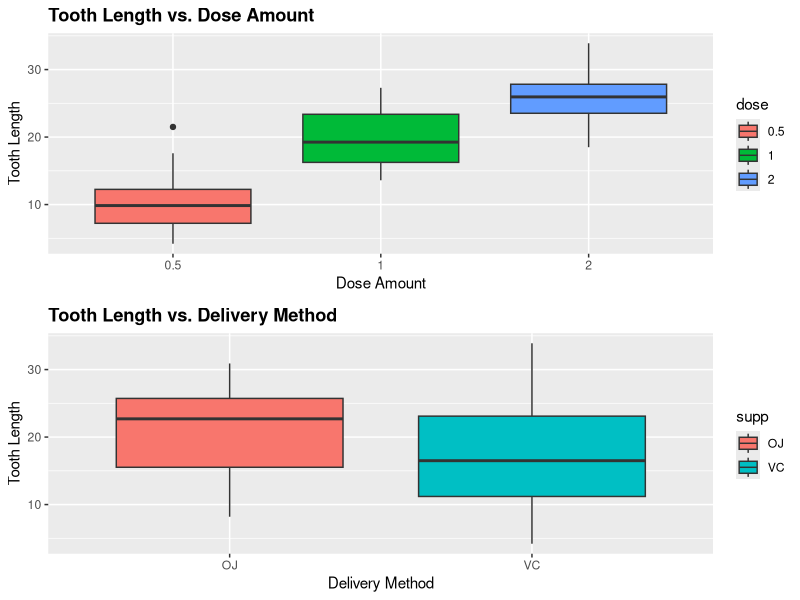

Write R code to recreate this figure.
## ---- chunk 1
knitr::opts_chunk$set(echo = FALSE)
## ---- chunk 2
#upload & check data structure 
data(ToothGrowth)
str(ToothGrowth)
## ---- chunk 3
#load packages
library(dplyr); library(ggplot2); library(grid); library(gridExtra); library(plyr)
## ---- chunk 4
#summary statistics
ddply(ToothGrowth, ~ dose, summarise, mean = mean(len), sd = sd(len))
## ---- chunk 5
ddply(ToothGrowth, ~ supp, summarise, mean = mean(len), sd = sd(len))
## ---- chunk 6
#convert dose from numeric to factor
ToothGrowth$dose<-as.factor(ToothGrowth$dose)
#boxplot by dose amount
p1 <- ggplot(aes(x = dose, y = len), data = ToothGrowth) + 
        geom_boxplot(aes(fill = dose)) + 
        labs(x = "Dose Amount", y = "Tooth Length") + 
        ggtitle("Tooth Length vs. Dose Amount") +
        theme(plot.title = element_text(face="bold"))
#boxplot by delivery method
p2 <- ggplot(aes(x = supp, y = len), data = ToothGrowth) + 
        geom_boxplot(aes(fill = supp)) + 
        labs(x = "Delivery Method", y = "Tooth Length") + 
        ggtitle("Tooth Length vs. Delivery Method") +
        theme(plot.title = element_text(face="bold"))
#panel
grid.arrange(p1, p2, nrow = 2, ncol = 1)
## ---- chunk 7
#t-test by dose amount
subdata <- subset(ToothGrowth, ToothGrowth$dose %in% c(0.5, 1))
g1 <- subdata$len[subdata$dose==0.5]
g2 <- subdata$len[subdata$dose==1]
difference <- g1 - g2
dmn <- round(mean(difference), 2)
t.test(len ~ dose, data = subdata)
## ---- chunk 8
#remove
rm(subdata, g1, g2, difference, dmn)
#t-test by dose amount
subdata <- subset(ToothGrowth, ToothGrowth$dose %in% c(1, 2))
g1 <- subdata$len[subdata$dose==1]
g2 <- subdata$len[subdata$dose==2]
difference <- g1 - g2
dmn <- round(mean(difference), 2)
t.test(len ~ dose, data = subdata)
## ---- chunk 9
#t-test by delivery method
g1 <- ToothGrowth$len[ToothGrowth$supp=="VC"]
g2 <- ToothGrowth$len[ToothGrowth$supp=="OJ"]
difference <- g1 - g2
dmn <- round(mean(difference), 2)
t.test(len ~ supp, data = ToothGrowth)
